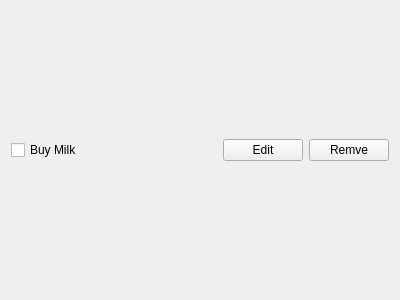
<?xml version="1.0" encoding="UTF-8"?>
<ui version="4.0">
 <class>Task</class>
 <widget class="QWidget" name="Task">
  <property name="geometry">
   <rect>
    <x>0</x>
    <y>0</y>
    <width>400</width>
    <height>300</height>
   </rect>
  </property>
  <property name="windowTitle">
   <string>Form</string>
  </property>
  <layout class="QHBoxLayout" name="horizontalLayout">
   <item>
    <widget class="QCheckBox" name="checkbox">
     <property name="text">
      <string>Buy Milk</string>
     </property>
    </widget>
   </item>
   <item>
    <spacer name="horizontalSpacer">
     <property name="orientation">
      <enum>Qt::Horizontal</enum>
     </property>
     <property name="sizeHint" stdset="0">
      <size>
       <width>40</width>
       <height>20</height>
      </size>
     </property>
    </spacer>
   </item>
   <item>
    <widget class="QPushButton" name="editButton">
     <property name="text">
      <string>Edit</string>
     </property>
    </widget>
   </item>
   <item>
    <widget class="QPushButton" name="removeButton">
     <property name="text">
      <string>Remve</string>
     </property>
    </widget>
   </item>
  </layout>
 </widget>
 <resources/>
 <connections/>
</ui>
